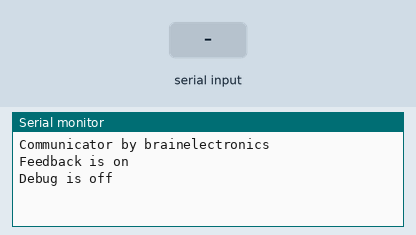
A sketch run on a simulated Arduino Uno, built with avr-gcc and run on an emulated ATmega328P. On the bench: the last lines printed to the serial monitor. Inputs (shaded band) come from the test bench.

Above: at 1.3 s.
1.4 s: "gD1\n" received over Serial
At 1.8 s:
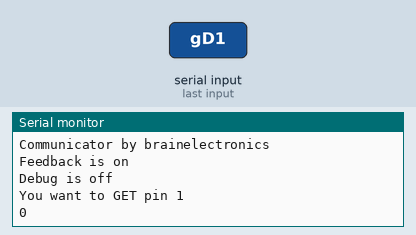
2.9 s: "#d1\n" received over Serial
At 3.7 s:
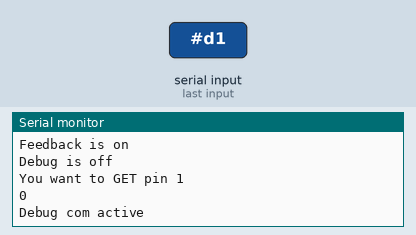
4.4 s: "gA0\n" received over Serial
At 5.6 s:
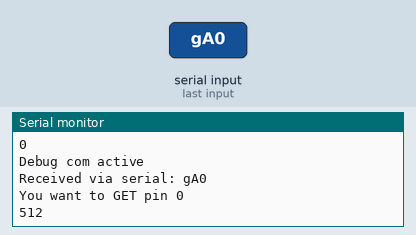
5.9 s: "#f0\n" received over Serial
At 6.5 s:
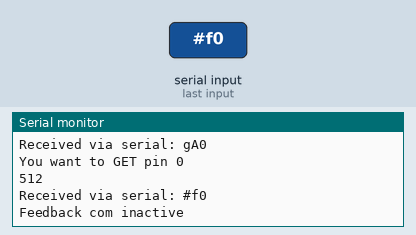
7.4 s: "A\n" received over Serial
At 8.3 s:
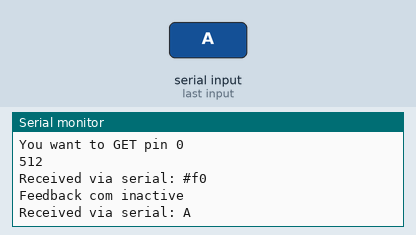
8.9 s: "d\n" received over Serial
At 9.5 s:
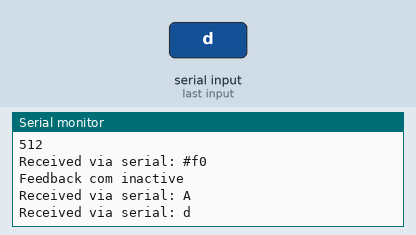

Measured:
- after the input at 1.4 s, the serial monitor: prints a new line at once (image 1)
- after the input at 2.9 s, the serial monitor: prints a new line at once (image 2)
- after the input at 4.4 s, the serial monitor: prints a new line at once (image 3)
- after the input at 5.9 s, the serial monitor: prints a new line at once (image 4)
- after the input at 7.4 s, the serial monitor: prints a new line at once (image 5)
- after the input at 8.9 s, the serial monitor: prints a new line at once (image 6)

The sketch:

communicator.ino
```cpp
/*
  Arduino Sketch for the Python Communication
  Upload this Sketch to the communicating controller

  you can use following commands:
    "s1D12" to set digital Pin D12 to 1 (HIGH)
    "s0D9" to set digital Pin D9 to 0 (LOW)
    "s217D3" to set digital Pin D3 to 217 (PWM)
    "gD1" to get the value of digital Pin D1
    "gA0" to get the value of analog Pin A0
    "#d1" to switch serial debug output on
    "#f0" to switch serial feedback output off

  by Jonas Scharpf
  brainelectronics.de
*/

static char buffer[10];
byte b = 0;
byte thePin;
int theValue;
String str;
boolean DEBUG = 0;
boolean FEEDBACK = 1;

#if defined(__AVR_ATmega328P__) || defined(__AVR_ATmega168__) || defined(__AVR_ATmega32U4__)
  #define numberOfAnalogPins 5
  #define numberOfDigitalPins 13
  #define numberOfPWMPins 5
#elif defined(__AVR_ATmega1280__) || defined(__AVR_ATmega2560__)
  #define numberOfAnalogPins 15
  #define numberOfDigitalPins 54
  #define numberOfPWMPins 13
#else
  #define numberOfAnalogPins 0
  #define numberOfDigitalPins 0
  #define numberOfPWMPins 0
#endif

void setup()
{
  // setup all pin definitions

  Serial.begin(19200);
  delay(100);  // just wait a bit...
  Serial.println("Communicator by brainelectronics");
  if (FEEDBACK)
  {
    Serial.println("Feedback is on");
  }
  else
  {
    Serial.println("Feedback is off");
  }
  if (DEBUG)
  {
    Serial.println("Debug is on");
  }
  else
  {
    Serial.println("Debug is off");
  }
}

void loop() // run over and over
{
  while (Serial.available() > 0)
  {
    char c = Serial.read();
    buffer[b] = c;

    if (c == '\n' || c == '\r')  // got a end of line
    {
      String str(buffer);
      if (DEBUG) Serial.print("Received via serial: ");
      if (DEBUG) Serial.print(buffer);

      if (buffer[0] == 's' || buffer[0] == 'S')  // you want to set a pin...
      {
        byte startIndex = str.indexOf('d');

        if (startIndex > 250)  // 'd' has not be found, search for 'D'
        {
          startIndex = str.indexOf('D');
        }

        if (startIndex == 255)
        {
          if (DEBUG) Serial.println("Start index unknown!");
          thePin = 250;
          theValue = 999;
        }
        else  // a valid start index
        {
          thePin = str.substring(startIndex+1).toInt();  // the specified pin
          theValue = str.substring(1, startIndex).toInt();  // the specified value
        }

        //if (DEBUG) Serial.print("Start index ");
        //if (DEBUG) Serial.println(startIndex);

        if (FEEDBACK) Serial.print("You want to SET pin ");

        if (FEEDBACK || DEBUG) Serial.print(thePin);
        if (FEEDBACK || DEBUG) Serial.print(" to: ");
        if (FEEDBACK || DEBUG) Serial.println(theValue);

        if (numberOfDigitalPins >= thePin)  // pin is generally available
        {
          if (theValue == 0) // you want to set a digital pin
          {
            digitalWrite(thePin, LOW);
            if (FEEDBACK) Serial.println("Digital Pin set");
          }
          else if (theValue == 1) // you want to set a digital pin
          {
            digitalWrite(thePin, HIGH);
            if (FEEDBACK) Serial.println("Digital Pin set");
          }
          else if (theValue > 1)  // you want to set a pwm
          {
            if (theValue > 255)  // the pwm is very large, too large!
            {
              if (FEEDBACK) Serial.println("allowed PWM range is 0-255, set to max (255)");
              analogWrite(thePin, 254);
            }
            if (numberOfPWMPins >= thePin)  // pin is available
            {
              analogWrite(thePin, theValue);  // set the pwm at the pin
              if (FEEDBACK) Serial.println("PWM set");
            }
            else
            {
              if (FEEDBACK) Serial.println("No such pwm pin to set to");
            }
          }
          else if (theValue < 0)  // received a value lower than 0
          {
            if (FEEDBACK) Serial.println("You can not set the pin lower than 0");
          }
        }
        else
        {
          Serial.println("No such digital pin to set to");
        }
      }
      else if (buffer[0] == 'g' || buffer[0] == 'G')  // you want to get a pin value...
      {
        if (FEEDBACK) Serial.print("You want to GET pin ");

        thePin = str.substring(2).toInt();

        if (buffer[1] == 'a' || buffer[1] == 'A')  // you want to get an analog value
        {
          if (numberOfAnalogPins >= thePin)  // pin is available
          {
            if (FEEDBACK || DEBUG) Serial.println(thePin);
            if (FEEDBACK) Serial.println(analogRead(thePin));
          }
          else
          {
            if (FEEDBACK) Serial.println("No such analog pin to read from");
          }
        }
        else if (buffer[1] == 'd' || buffer[1] == 'D')  // you want to get an digital value
        {
          if (numberOfDigitalPins >= thePin)
          {
            if (FEEDBACK || DEBUG) Serial.println(thePin);
            if (FEEDBACK) Serial.println(digitalRead(thePin));
          }
          else
          {
            if (FEEDBACK) Serial.println("No such digital pin to read from");
          }
        }
      }
      else if (buffer[0] == '#')  // you want to set the serial com...
      {
        if (buffer[1] == 'd' || buffer[1] == 'D')  // you want to toggle Debug com
        {
          if (buffer[2] == '0')  // toggle off
          {
            DEBUG = 0;
            Serial.println("Debug com inactive");
          }
          else if (buffer[2] == '1')  // toggle on
          {
            DEBUG = 1;
            Serial.println("Debug com active");
          }
          else
          {
            Serial.println("Unknown toggle state of Debug com");
          }
        }
        else if (buffer[1] == 'f' || buffer[1] == 'F')  // you want to toggle Feedback com
        {
          if (buffer[2] == '0')  // toggle off
          {
            FEEDBACK = 0;
            Serial.println("Feedback com inactive");
          }
          else if (buffer[2] == '1')  // toggle on
          {
            FEEDBACK = 1;
            Serial.println("Feedback com active");
          }
          else
          {
            Serial.println("Unknown toggle state of Feedback com");
          }
        }
        else
        {
          Serial.print("Unknown serial command");
          Serial.println(buffer);
        }
      }
      b = 0;  // reset the index of the buffer
      memset(buffer, 0, sizeof(buffer));  // clear the buffer
      if (DEBUG) Serial.println();  // print a new line, to be more clear
    }
    else
    {
      b++;  // increase the index because of no line end
    }
  }
}
```
